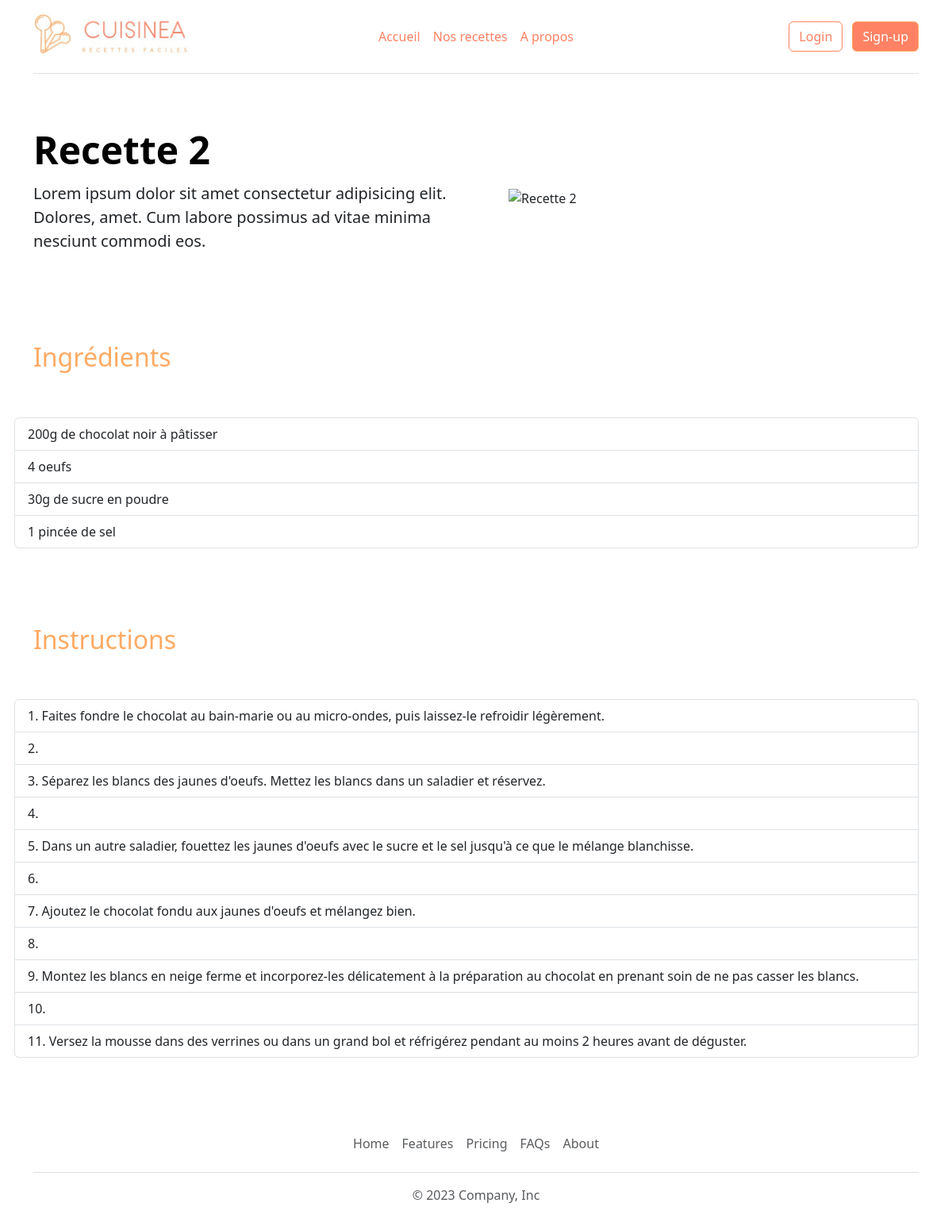
Screenshot of /recette.php?id=2 with the database file from the repository.
### tables this page shows
CREATE TABLE IF NOT EXISTS `recipes` (
  `id` int(11) NOT NULL AUTO_INCREMENT,
  `category_id` int(11) NOT NULL,
  `title` varchar(255) NOT NULL,
  `description` text NOT NULL,
  `ingredients` text NOT NULL,
  `instructions` text NOT NULL,
  `image` varchar(255) DEFAULT NULL,
  PRIMARY KEY (`id`),
  KEY `category_id` (`category_id`)
);

### lib/recipe.php (called while the page is built, shortened)
<?php
function getRecipeById(PDO $pdo, int $id) {
    $query = $pdo->prepare("SELECT * FROM recipes WHERE id = :id");
    $query->bindValue(':id', $id, PDO::PARAM_INT);
    $query->execute();
    return $query->fetch(PDO::FETCH_ASSOC);
}

### recette.php (the view)
<?php
require_once "lib/pdo.php";
require_once "lib/recipe.php";
require_once "templates/header.php";
$id = (int)$_GET['id'];
$recipe = getRecipeById($pdo, $id);
$ingredients = explode("\n", $recipe["ingredients"]);
$instructions = explode("\n", $recipe["instructions"]);
?>
<div class="row flex-lg-row-reverse align-items-center g-5 py-5">
    <div class="col-10 col-sm-8 col-lg-6">
        <img src="uploads/recipes/<?= $recipe["image"]; ?>" class="d-block mx-lg-auto img-fluid" alt="<?= $recipe["title"]; ?>" width="500" loading="lazy">
    </div>
    <div class="col-lg-6">
        <h1 class="display-5 fw-bold text-body-emphasis lh-1 mb-3"><?= $recipe["title"]; ?></h1>
        <p class="lead"><?= $recipe["description"]; ?></p>
    </div>
</div>
<div class="row flex-lg-row-reverse align-items-center g-5 py-5">
    <h2>Ingrédients</h2>
    <ul class="list-group">
        <?php foreach ($ingredients as $ingredient) { ?>
            <li class="list-group-item"><?=$ingredient; ?></li>
        <?php } ?>
    </ul>
</div>
<div class="row flex-lg-row-reverse align-items-center g-5 py-5">
    <h2>Instructions</h2>
    <ol class="list-group list-group-numbered">
        <?php foreach ($instructions as $instruction) { ?>
            <li class="list-group-item"><?=$instruction; ?></li>
        <?php } ?>
    </ol>
</div>
<?php require_once "templates/footer.php"; ?>

### rows the page displays
recipes: title "Recette 2", description "Lorem ipsum dolor sit amet consectetur adipisicing elit. Dolores, amet. Cum labore possimus ad vitae minima nesciunt commodi eos.", ingredients "200g de chocolat noir à pâtisser", ingredients "4 oeufs", ingredients "30g de sucre en poudre", ingredients "1 pincée de sel", instructions "Faites fondre le chocolat au bain-marie ou au micro-ondes, puis laissez-le refroidir légèrement.", instructions "Séparez les blancs des jaunes d'oeufs. Mettez les blancs dans un saladier et réservez.", instructions "Dans un autre saladier, fouettez les jaunes d'oeufs avec le sucre et le sel jusqu'à ce que le mélange blanchisse.", instructions "Ajoutez le chocolat fondu aux jaunes d'oeufs et mélangez bien.", instructions "Montez les blancs en neige ferme et incorporez-les délicatement à la préparation au chocolat en prenant soin de ne pas casser les blancs.", instructions "Versez la mousse dans des verrines ou dans un grand bol et réfrigérez pendant au moins 2 heures avant de déguster."

### other values shown
$titre "Accueil"
$titre "Nos recettes"
$titre "A propos"
